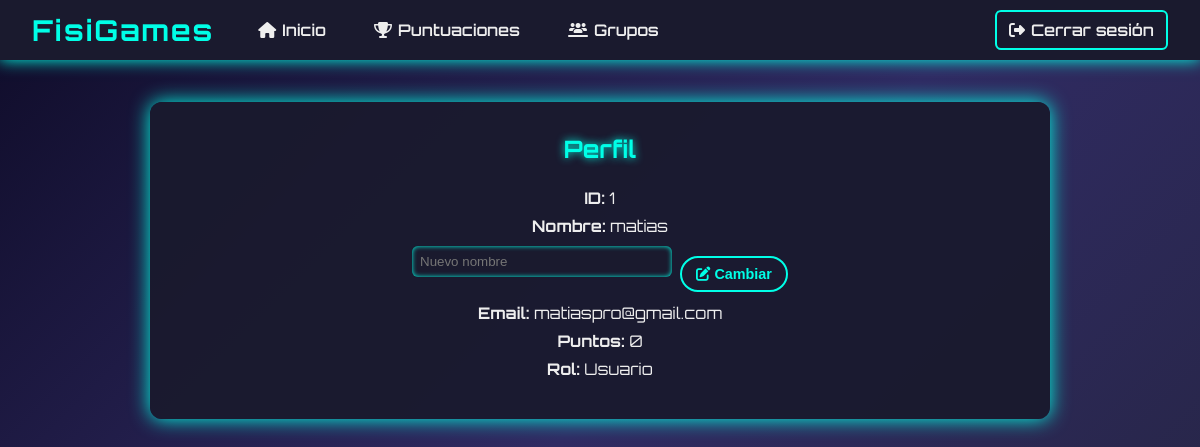
The app's page /PaginaWeb/backend/perfil.php (signed in) with its own data.
### tables this page shows
CREATE TABLE `cuentas` (
  `id_cuenta` int(11) NOT NULL,
  `nombre` varchar(50) NOT NULL,
  `email` varchar(100) NOT NULL,
  `password` varchar(255) NOT NULL,
  `permiso` tinyint(4) NOT NULL,
  `puntuacion_total` int(11) DEFAULT 0,
  `habilitado` tinyint(1) NOT NULL DEFAULT 1
);

### PaginaWeb/backend/perfil.php (the view, shortened to what this page needs)
<?php
require 'controladores/conexion.php';
$stmt = $conexion->prepare("SELECT nombre, email, puntuacion_total, permiso, habilitado FROM cuentas WHERE id_cuenta = ?");
$stmt->bind_param("i", $_SESSION['usuario_id']);
$stmt->execute();
$result = $stmt->get_result();
$usuario = $result->fetch_assoc();
?>
<!DOCTYPE html>
<html lang="es">
<head>
 <link rel="stylesheet" href="https://cdnjs.cloudflare.com/ajax/libs/font-awesome/6.7.2/css/all.min.css" />
</head>
<body>
  <nav>
    <div class="logo">FisiGames</div>
    <div class="nav-left">
      <a href="inicio.php"><i class="fas fa-home"></i> Inicio</a>
      <a href="puntuaciones.php"><i class="fas fa-trophy"></i> Puntuaciones</a>
      <a href="grupos.php"><i class="fas fa-users-line"></i> Grupos</a>
    </div>
    <div class="nav-right">
      <a href="controladores/controladoresUsuarios/logout.php" class="logout-btn"><i class="fas fa-sign-out-alt"></i> Cerrar sesión</a>
    </div>
  </nav>
 <div class="container">
   <div class="form-box" id="perfil-box">
     <h2>Perfil</h2>
     <p><strong>ID:</strong> <?= intval($_SESSION['id_cuenta']) ?></p>
     <p><strong>Nombre:</strong> <span id="mi-nombre"><?= htmlspecialchars($usuario['nombre']) ?></span></p>
     <div style="text-align:center; margin:10px 0;">
       <form method="POST" style="display:flex; gap:8px; justify-content:center; align-items:center;">
         <input type="text" name="nombre" placeholder="Nuevo nombre" style="max-width:260px;">
         <button type="submit"><i class="fas fa-edit"></i> Cambiar</button>
       </form>
     </div>
     <p><strong>Email:</strong> <?= htmlspecialchars($usuario['email']) ?></p>
     <p><strong>Puntos:</strong> <?= intval($usuario['puntuacion_total']) ?></p>
     <p><strong>Rol:</strong> <?= $usuario['permiso']==1?"Usuario":($usuario['permiso']==2?"Admin":"Superadmin") ?></p>
   </div>
 </div>
</body>
</html>

### PaginaWeb/backend/perfil.php (style rules this page uses)
* { box-sizing: border-box; margin: 0; padding: 0; }
body { font-family: 'Orbitron', sans-serif; background: linear-gradient(135deg,#0f0c29,#302b63,#24243e); color: #eee; min-height: 100vh; padding-top: 70px; }
nav { width: 100%; height: 60px; background-color: #1a1a2e; box-shadow: 0 0 15px #00ffe7; display: flex; align-items: center; padding: 0 2rem; position: fixed; top: 0; left: 0; z-index: 1000; gap: 2rem; }
.logo { font-size: 1.8rem; font-weight: 700; color: #00ffe7; letter-spacing: 2px; }
.nav-left { display: flex; gap: 1.5rem; flex-grow: 1; }
.nav-right { display: flex; gap: 1rem; align-items: center; }
.nav-left a, .nav-right a, .logout-btn { text-decoration: none; color: #eee; font-weight: 600; font-size: 1rem; padding: 8px 12px; border-radius: 6px; transition: 0.3s; display: inline-flex; align-items: center; gap: 6px; }
.logout-btn { border: 2px solid #00ffe7; border-radius: 20px; cursor: pointer; }
.container { display: flex; justify-content: center; align-items: flex-start; padding: 2rem; gap:2rem; flex-wrap:wrap; }
.form-box { background-color: rgba(26,26,46,0.95); padding: 2rem 2.5rem; border-radius: 12px; box-shadow: 0 0 20px #00ffe7; max-width:900px; width: 100%; text-align: center; }
h2 { color: #00ffe7; margin-bottom: 1.5rem; text-shadow: 0 0 8px #00ffe7; }
p { margin: 0.5rem 0; }
input[type="text"], input[type="email"], input[type="password"], input[type="number"] { width: 100%; padding: 8px; border-radius: 6px; border: none; margin-bottom: 1rem; background-color: #1a1a2e; color: #eee; box-shadow: inset 0 0 5px #00ffe7; }
button { margin-top: 0.5rem; background-color: transparent; border: 2px solid #00ffe7; color: #00ffe7; padding: 8px 14px; border-radius: 20px; font-size: 0.9rem; font-weight: bold; cursor: pointer; transition: all 0.3s ease; }

### records on screen
cuentas: nombre "matias", email "matiaspro@gmail.com", puntuacion_total "0"

### other values on screen
$_SESSION['id_cuenta'] "1"
